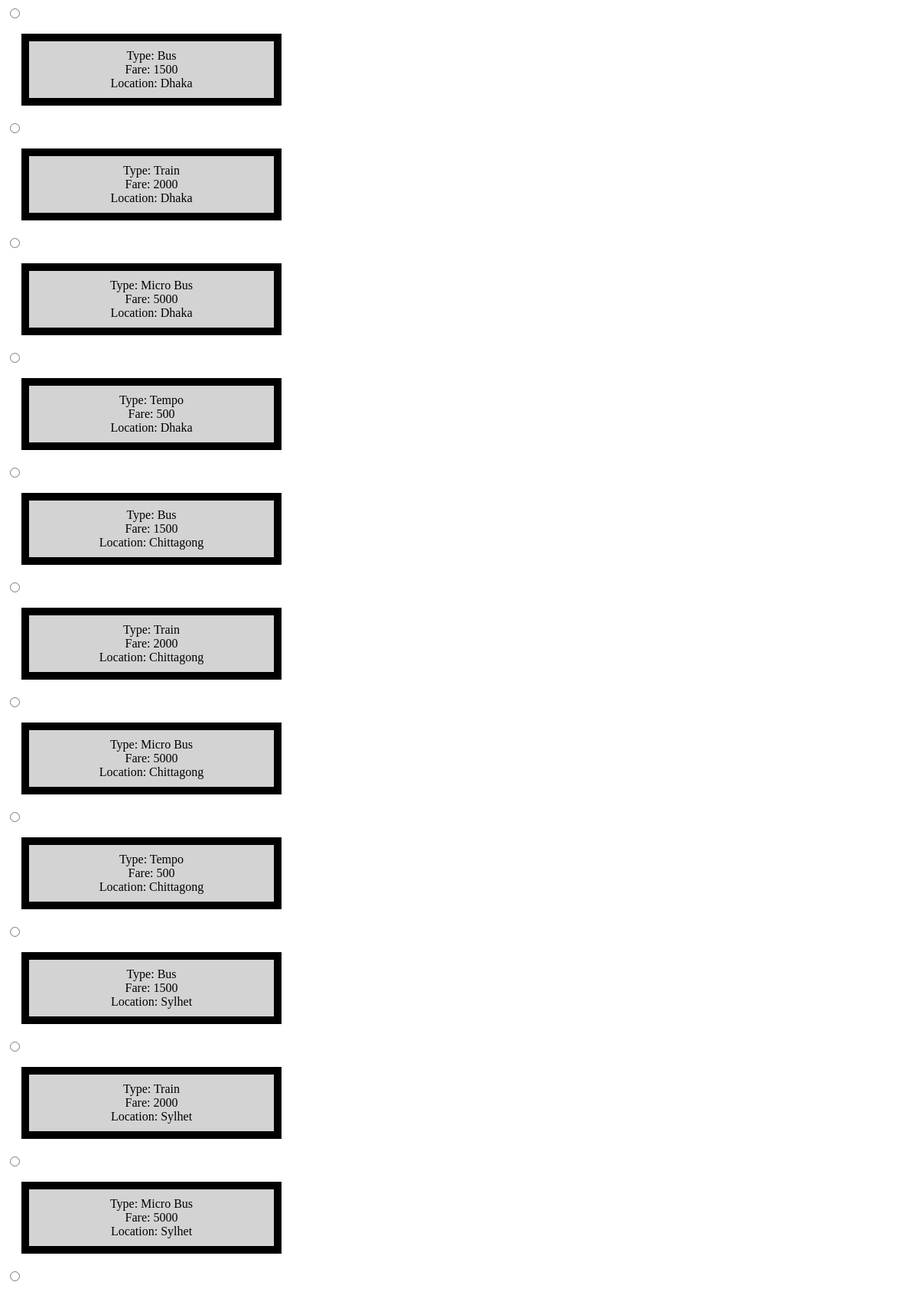
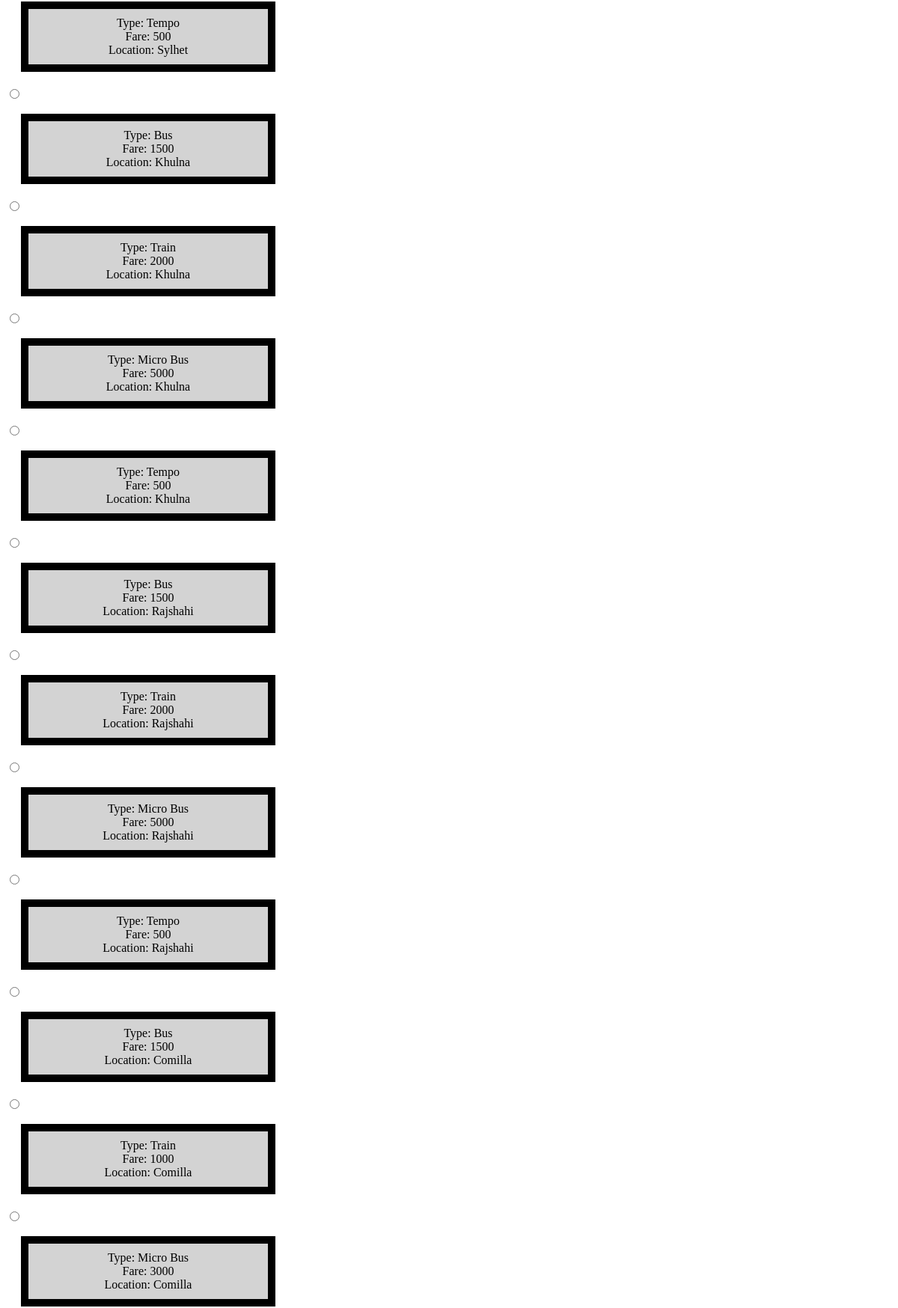
Screenshot of /travel/72transport.php (upper part) with the database file from the repository (2 pictures, top to bottom).
### tables this page shows
CREATE TABLE `transports` (
  `id` int(50) NOT NULL,
  `Type` varchar(225) NOT NULL,
  `fare` double NOT NULL,
  `Location` varchar(255) NOT NULL
);

### travel/72transport.php (the view, shortened to what this page needs)
 <form action="72transportck.php" method="post">
<?php
include("dbconnection.php");
$query_s= "SELECT * FROM `transports`";
$run_query  = mysqli_query($con, $query_s);
while($r=mysqli_fetch_assoc($run_query)){    ?>
   <input type="radio" name="transport" value="<?php echo $r['id']; ?>">   <html>
<head>
</head>
<body>
<div align="center">  <?php
     echo "Type: ".$r['Type'] ;  echo "<br>";
                echo  "Fare: ".$r['fare'] ; echo "<br>";
                echo   "Location: ".$r['Location'] ; echo "<br>";
    ?> </div>
     </body> </html>
 <?php
}
?>  <input type="submit" name="submit" value="Submit" />
 </form>

### travel/72transport.php (style rules this page uses)
div { background-color: lightgrey; width: 300px; border: 10px solid Black; padding: 10px; margin: 20px; }

### rows the page displays
transports: Type "Bus", fare "1500", Location "Dhaka"
transports: Type "Train", fare "2000", Location "Dhaka"
transports: Type "Micro Bus", fare "5000", Location "Dhaka"
transports: Type "Tempo", fare "500", Location "Dhaka"
transports: Type "Bus", fare "1500", Location "Chittagong"
transports: Type "Train", fare "2000", Location "Chittagong"
transports: Type "Micro Bus", fare "5000", Location "Chittagong"
transports: Type "Tempo", fare "500", Location "Chittagong"
transports: Type "Bus", fare "1500", Location "Sylhet"
transports: Type "Train", fare "2000", Location "Sylhet"
transports: Type "Micro Bus", fare "5000", Location "Sylhet"
transports: Type "Tempo", fare "500", Location "Sylhet"
transports: Type "Bus", fare "1500", Location "Khulna"
transports: Type "Train", fare "2000", Location "Khulna"
transports: Type "Micro Bus", fare "5000", Location "Khulna"
transports: Type "Tempo", fare "500", Location "Khulna"
transports: Type "Bus", fare "1500", Location "Rajshahi"
transports: Type "Train", fare "2000", Location "Rajshahi"
transports: Type "Micro Bus", fare "5000", Location "Rajshahi"
transports: Type "Tempo", fare "500", Location "Rajshahi"
transports: Type "Bus", fare "1500", Location "Comilla"
transports: Type "Train", fare "1000", Location "Comilla"
transports: Type "Micro Bus", fare "3000", Location "Comilla"
